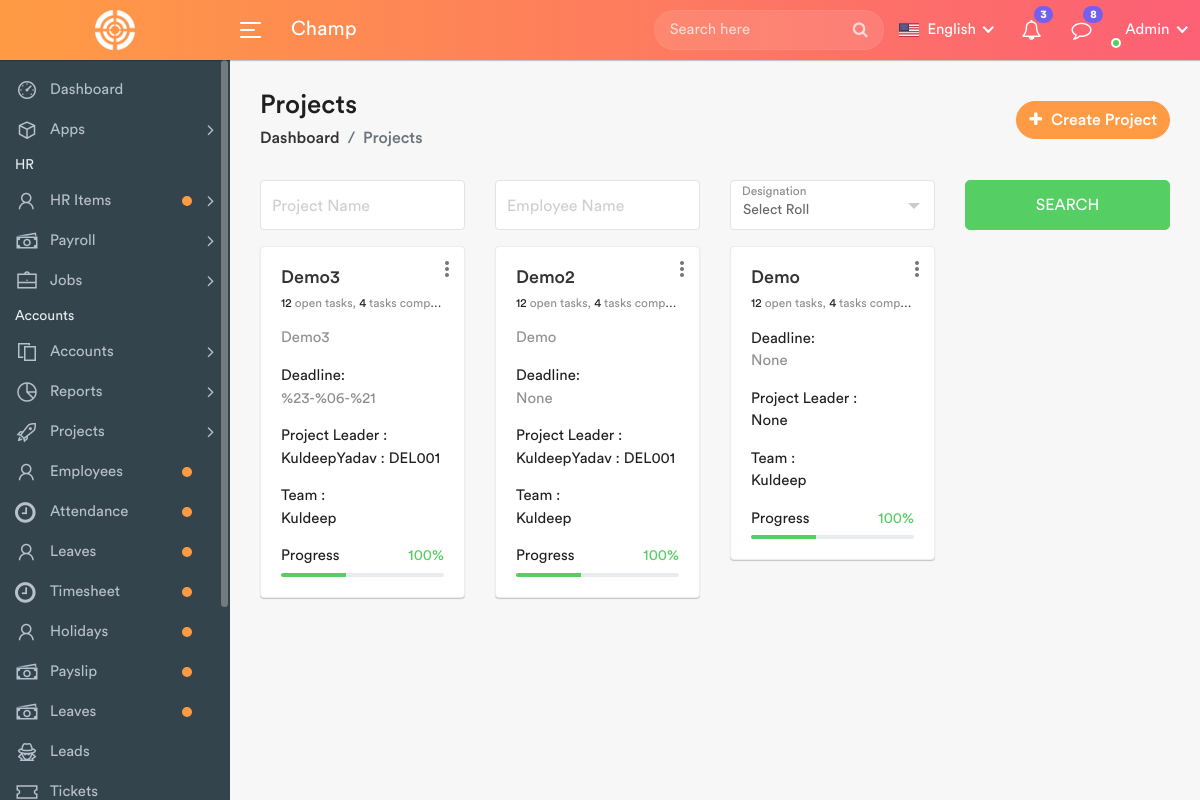
The page /e_project on the database its author committed.
### backend/models.py (models this page shows, shortened)
class Project(models.Model):
    name = models.CharField(max_length=100)
    department = models.ForeignKey(Department, on_delete=models.SET_NULL, null=True)
    description = models.CharField(max_length=500)
    start_date = models.DateField(null=True)
    deadline = models.DateField(null=True, blank=True)
    assigned_by = models.ForeignKey(Employee, on_delete=models.SET_NULL, null=True, related_name='+')
    assigned_to = models.ManyToManyField(Employee, related_name='+')
    leader = models.ForeignKey(Employee, on_delete=models.SET_NULL, null=True, related_name='+')
    priority = models.CharField(choices=(('High', 'High'), ('Medium', 'Medium'), ('Low', 'Low')), max_length=100)
    files = models.FileField(upload_to='project_files/% Y/% m/% d/', null=True, blank=True)
    created_date = models.DateTimeField(auto_now_add=True)
    created_by = models.ForeignKey(Employee, on_delete=models.SET_NULL, null=True)
    status = models.CharField(
        choices=(('Pending', 'Pending'), ('In progress', 'In progress'), ('Completed', 'Completed')), max_length=100,
        default='Pending')
    completed_date = models.DateField(auto_now_add=True, null=True, blank=True)

class Employee(models.Model):
    employee = models.OneToOneField('main.CustomUser', on_delete=models.CASCADE, related_name='+')
    personal_info = models.ForeignKey(PersonalInfo, on_delete=models.SET_NULL, null=True, blank=True, related_name='+')
    bank_info = models.ForeignKey(BankInfo, on_delete=models.SET_NULL, null=True, blank=True, related_name='+')
    emergency_contact = models.ForeignKey(EmergencyContact, on_delete=models.SET_NULL, null=True, blank=True,
                                          related_name='+')
    code = models.CharField(max_length=20, unique=True)
    first_name = models.CharField(max_length=100)
    last_name = models.CharField(max_length=100)
    contact = models.CharField(max_length=11, null=True, blank=True)
    email = models.EmailField(max_length=50, null=True, blank=True)
    department = models.ForeignKey(Department, on_delete=models.SET_NULL, null=True)
    designation = models.ForeignKey(Designation, on_delete=models.SET_NULL, null=True)
    profile_image = models.ImageField(upload_to='employee/profile_pic', default='avatar.jpeg', null=True, blank=True)
    work_location = models.ForeignKey(Depot, on_delete=models.SET_NULL, null=True)
    superwiser = models.ForeignKey('backend.Employee', on_delete=models.SET_NULL, null=True, related_name='+',
                                   blank=True)
    joining_date = models.DateField(null=True, blank=True)
    status = models.CharField(choices=(('Left', 'Left'), ('Active', 'Active')), default='Active', max_length=30)
    birthday = models.DateField(null=True, blank=True)
    separation_date = models.DateField(blank=True, null=True)
    user_type = models.ForeignKey(User_type, null=True, on_delete=models.SET_NULL)
    def __str__(self):
        return self.first_name + self.last_name + ' : ' + self.code

### frontend/views.py (the view)
# urls.py: path('e_project', views.e_project, name='e_project'),
def e_project(request):
    form = AddProjectForm
    projects = Project.objects.order_by('-id')[:8]
    context = {'form': form,'projects':projects}
    return render(request, 'e_project.html',context)

### backend/models.py (called while the page is built)
    def __str__(self):
        return self.department

### templates/e_project.html (shortened to what this page needs)
{% extends 'base.html' %}
{% block content %}
    <div class="content container-fluid">
        <div class="page-header">
            <div class="row align-items-center">
                <div class="col">
                    <h3 class="page-title">Projects</h3>
                    <ul class="breadcrumb">
                        <li class="breadcrumb-item"><a href="index.html">Dashboard</a></li>
                        <li class="breadcrumb-item active">Projects</li>
                    </ul>
                </div>
                <div class="col-auto float-right ml-auto">
                    <a href="#" class="btn add-btn" data-toggle="modal" data-target="#create_project"><i
                            class="fa fa-plus"></i> Create Project</a>
                </div>
            </div>
        </div>
        <div class="row filter-row">
            <div class="col-sm-6 col-md-3">
                <div class="form-group form-focus">
                    <input type="text" class="form-control floating">
                    <label class="focus-label">Project Name</label>
                </div>
            </div>
            <div class="col-sm-6 col-md-3">
                <div class="form-group form-focus">
                    <input type="text" class="form-control floating">
                    <label class="focus-label">Employee Name</label>
                </div>
            </div>
            <div class="col-sm-6 col-md-3">
                <div class="form-group form-focus select-focus">
                    <label class="focus-label">Designation</label>
                </div>
            </div>
            <div class="col-sm-6 col-md-3">
                <a href="#" class="btn btn-success btn-block"> Search </a>
            </div>
        </div>
        <div class="row">
            {% for project in projects %}
                <div class="col-lg-4 col-sm-6 col-md-4 col-xl-3">
                    <div class="card">
                        <div class="card-body">
                            <div class="dropdown dropdown-action profile-action">
                                <a href="#" class="action-icon dropdown-toggle" data-toggle="dropdown"
                                   aria-expanded="false"><i class="material-icons">more_vert</i></a>
                            </div>
                            <h4 class="project-title"><a
                                    href="{% url 'view_project' project.id %}">{{ project.name }}</a></h4>
                            <small class="block text-ellipsis m-b-15">
                                <span class="text-xs">12</span> <span class="text-muted">open tasks, </span>
                                <span class="text-xs">4</span> <span class="text-muted">tasks completed</span>
                            </small>
                            <p class="text-muted">{{ project.description }}
                            </p>
                            <div class="pro-deadline m-b-15">
                                <div class="sub-title">
                                    Deadline:
                                </div>
                                <div class="text-muted">
                                    {{ project.deadline }}
                                </div>
                            </div>
                            <div class="project-members m-b-15">
                                <div>Project Leader :</div>
                                <ul class="team-members">
                                    <li>
                                        {{ project.leader }}
                                    </li>
                                </ul>
                            </div>
                            <div class="project-members m-b-15">
                                <div>Team :</div>
                                <ul class="team-members">
                                    <li>
                                        {% for e in project.assigned_to.all %}{{ e.first_name }} {% endfor %}
                                    </li>
                                </ul>
                            </div>
                            <p class="m-b-5">Progress <span class="text-success float-right">100%</span></p>
                            <div class="progress progress-xs mb-0">
                                <div class="progress-bar bg-success" role="progressbar" data-toggle="tooltip"
                                     title="40%" style="width: 40%"></div>
                            </div>
                        </div>
                    </div>
                </div>
            {% endfor %}
        </div>
    </div>
    </div>
{% endblock %}

### rows shown on the page
Project: name "Demo3", description "Demo3", deadline "%23-%06-%21", leader "KuldeepYadav : DEL001"
Employee: first_name "Kuldeep"
Project: name "Demo2", description "Demo", deadline "None", leader "KuldeepYadav : DEL001"
Project: name "Demo", deadline "None", leader "None"
